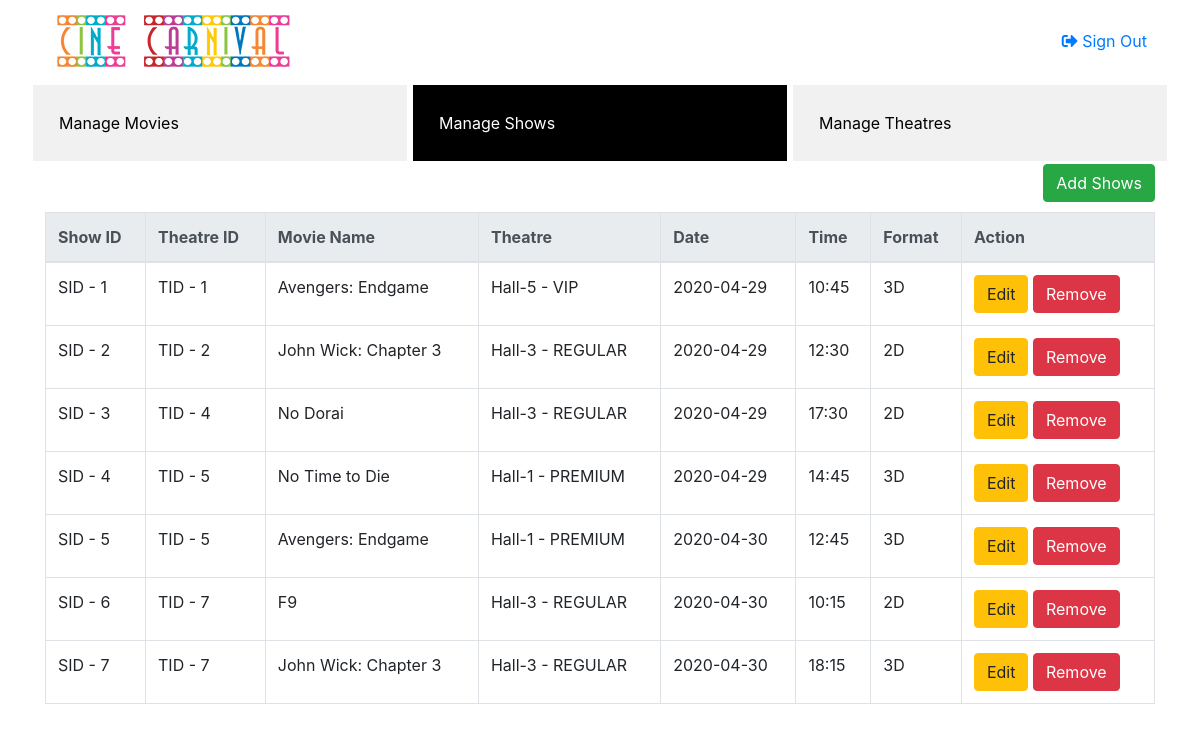
The page /PHP/Dash/show/index.php on the database as committed earlier.
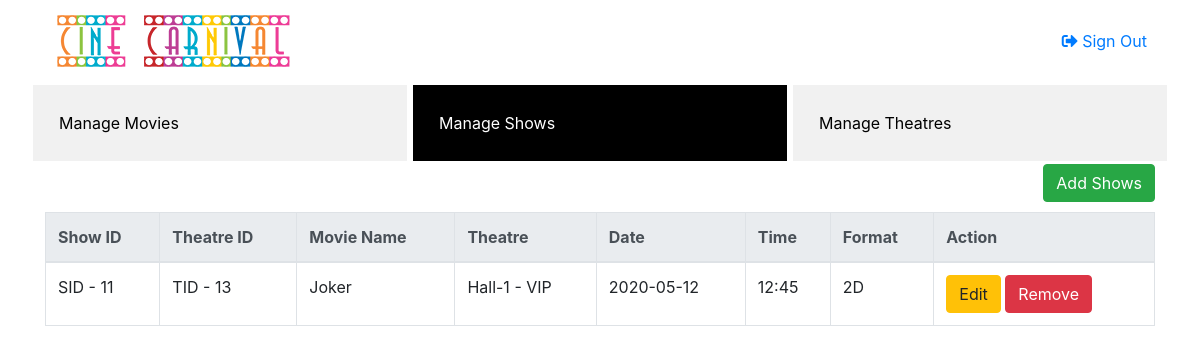
The same page on the database as committed later.
### tables this page shows
CREATE TABLE `shows` (
  `s_id` int(6) NOT NULL,
  `movie_id` int(11) NOT NULL,
  `theatre_id` int(11) NOT NULL,
  `show_date` date NOT NULL,
  `show_time` time NOT NULL,
  `show_status` varchar(20) NOT NULL,
  `show_type` varchar(20) NOT NULL
);

CREATE TABLE `theatre` (
  `theatre_id` int(6) NOT NULL,
  `s_id` int(4) DEFAULT NULL,
  `theatre_name` varchar(30) NOT NULL,
  `total_seat` int(2) NOT NULL DEFAULT 50,
  `available_seat` int(2) NOT NULL DEFAULT 50,
  `sold_seat` int(2) DEFAULT 0,
  `theatre_type` varchar(20) NOT NULL
);

CREATE TABLE `movie` (
  `mv_id` int(11) NOT NULL,
  `name` varchar(50) NOT NULL,
  `cast` varchar(150) NOT NULL,
  `director` varchar(30) NOT NULL,
  `release_date` date NOT NULL,
  `genre` varchar(50) NOT NULL,
  `trailer_link` varchar(300) DEFAULT 'No trailer currently',
  `cover_pic` varchar(300) NOT NULL,
  `runtime` time NOT NULL,
  `plot` varchar(1500) DEFAULT 'No plot currently...',
  `language` varchar(10) DEFAULT 'English',
  `format` varchar(2) DEFAULT '2D',
  `status` varchar(20) NOT NULL
);

### PHP/Dash/show/index.php (the view, shortened to what this page needs)
<!DOCTYPE html>
<html lang="en">
	<head>
		<link rel="stylesheet" href="https://maxcdn.bootstrapcdn.com/bootstrap/4.4.1/css/bootstrap.min.css">
		<link rel="stylesheet" type="text/css" href="style.css">
		<link rel="stylesheet" href="https://cdnjs.cloudflare.com/ajax/libs/font-awesome/5.13.0/css/all.min.css">
	</head>
<body>
<header>
	<div class="d-flex flex-row flex-nowrap sm-flex-wrap  header-section container">
		<div class="p-2 mr-2">
			<a href="#"><img src="CineCarnival.png" alt="No Image..."></a>
		</div>
		<div class="p-2 align-self-center d-sm-none d-md-block d-none d-sm-block mr-0 pr-0">
		</div>
		<div class="p-2 align-self-center  mr-auto d-sm-none d-md-block d-none d-sm-block ml-0 pl-0">
		</div>
		<div class="p-2 align-self-center header-anchor">
		</div>
		<div class="p-2 align-self-center">
			<a href="..\..\SignInPage.php" style="text-decoration: none;"><i class="fas fa-sign-out-alt"></i>  Sign Out</a>
		</div>
	</div>
</header>
	<div class="container">
		<div class="row">
			<div class="col-lg-4 sidebar p-0">
			<a href="..\movie/index.php">Manage Movies</a>
			</div>
			<div class="col-lg-4 sidebar p-0">
			<a class="active" href="index.php">Manage Shows</a>
			</div>
			<div class="col-lg-4 sidebar p-0">
			<a href="..\theatre/index.php">Manage Theatres</a>
			</div>
		</div>
	</div>
	<div class="container">
		<button type="button" class="btn btn-success" style="float: right;" data-toggle="modal" data-target="#form_modal"> Add Shows</button>
		<br /><br />
		<table class="table table-bordered">
			<thead class="thead-light">
				<tr>
					<th>Show ID</th>
					<th>Theatre ID</th>
					<th>Movie Name</th>
					<th>Theatre</th>
					<th>Date</th>
					<th>Time</th>
					<th>Format</th>
					<th>Action</th>
				</tr>
			</thead>
			<tbody style="background-color:#fff;">
				<?php
					require 'conn.php';
					$query = mysqli_query($conn, "SELECT s.s_id,s.show_status,s.show_date,s.show_time,s.show_type, t.theatre_name,t.theatre_id, t.theatre_type, m.name FROM shows AS s LEFT JOIN theatre AS t ON t.theatre_id=s.theatre_id LEFT join movie AS m on s.movie_id=m.mv_id") or die(mysqli_error());
					while($fetch = mysqli_fetch_array($query)){
				?>
				<tr>
					<td><?php echo "SID - ".$fetch['s_id']?></td>
					<td><?php echo "TID - ".$fetch['theatre_id']?></td>
					<td><?php echo $fetch['name']?></td>
					<td><?php echo $fetch['theatre_name']." - ".$fetch['theatre_type']?></td>
					<td><?php echo $fetch['show_date']?></td>
					<td><?php echo substr($fetch['show_time'],0,5)?></td>
					<td><?php echo $fetch['show_type']?></td>
					<td><button class="btn btn-warning" data-toggle="modal" type="button" data-target="#update_modal<?php echo $fetch['s_id']?>"> Edit</button>
					<a href="delete.php?delete=<?php echo $fetch['s_id']; ?>" class="btn btn-danger">
                        Remove
                    </a>
					</td>
				</tr>
				<?php
					include 'update_movie.php';
					}
				?>
</body>
</html>

### PHP/Dash/show/update_movie.php (shortened to what this page needs)
</div>

### PHP/Dash/show/style.css (style rules this page uses)
.sidebar { background-color: #f1f1f1; }
.sidebar a { display: block; color: black; padding: 26px; text-decoration: none; border-style: solid; border-width: 3px; border-color: white; }
.sidebar a.active { background-color: black; color: white; }

Rows that differ between the two databases and show on the page:
removed shows: s_id "1", theatre.theatre_id "1", movie.name "Avengers: Endgame", theatre.theatre_name "Hall-5", theatre.theatre_type "VIP", show_date "2020-04-29", show_time "10:45", show_type "3D"
removed shows: s_id "2", theatre.theatre_id "2", movie.name "John Wick: Chapter 3", theatre.theatre_name "Hall-3", theatre.theatre_type "REGULAR", show_date "2020-04-29", show_time "12:30", show_type "2D"
removed shows: s_id "3", theatre.theatre_id "4", movie.name "No Dorai", theatre.theatre_name "Hall-3", theatre.theatre_type "REGULAR", show_date "2020-04-29", show_time "17:30", show_type "2D"
removed shows: s_id "4", theatre.theatre_id "5", movie.name "No Time to Die", theatre.theatre_name "Hall-1", theatre.theatre_type "PREMIUM", show_date "2020-04-29", show_time "14:45", show_type "3D"
removed shows: s_id "5", theatre.theatre_id "5", movie.name "Avengers: Endgame", theatre.theatre_name "Hall-1", theatre.theatre_type "PREMIUM", show_date "2020-04-30", show_time "12:45", show_type "3D"
removed shows: s_id "6", theatre.theatre_id "7", movie.name "F9", theatre.theatre_name "Hall-3", theatre.theatre_type "REGULAR", show_date "2020-04-30", show_time "10:15", show_type "2D"
removed shows: s_id "7", theatre.theatre_id "7", movie.name "John Wick: Chapter 3", theatre.theatre_name "Hall-3", theatre.theatre_type "REGULAR", show_date "2020-04-30", show_time "18:15", show_type "3D"
added shows: s_id "11", theatre.theatre_id "13", movie.name "Joker", theatre.theatre_name "Hall-1", theatre.theatre_type "VIP", show_date "2020-05-12", show_time "12:45", show_type "2D"
